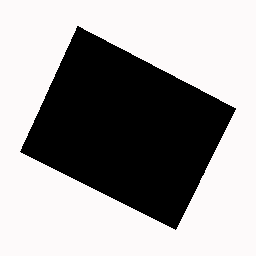
#> input picture dataset/s0_parcel/ParcelInputLayer/boston_0002.png, 256 x 256 px; its folder holds only this picture in this run
$ python s0_combine_images.py
#> lines starting #> are read from the running program, lines starting #| are printed output that depends on the picture
### pipeline.py
"""
Copy from https://github.com/ctogle/archigan/blob/master/archigan/pipeline.py
"""

import os
import cv2
import numpy as np
from tqdm import tqdm

class ArchiPipeline:
    """
    Args:
        layers (list):
        stages (list):
    """

    def __init__(self, layers, stages):
        self.layers = layers
        self.stages = stages

    @staticmethod
    def combineAB(path_A, path_B, path_AB):
        """Combine images at `path_A` and `path_B` into new image at `path_AB`
            from: https://github.com/junyanz/pytorch-CycleGAN-and-pix2pix/blob/master/datasets/combine_A_and_B.py#L8
        """
        im_A = cv2.imread(path_A, 1)
        im_B = cv2.imread(path_B, 1)
        im_AB = np.concatenate([im_A, im_B], 1)
        cv2.imwrite(path_AB, im_AB)

    @staticmethod
    def splits(N, val=0.05, test=0.05, train=0.9):
        """Create list of list of indices for splitting data"""
        index = np.random.permutation(N)
        piles = [[], [], []]
        thresholds = [int(x * N) for x in (val, test, train)]
        pile = 0
        for j in index:
            piles[pile].append(j)
            if len(piles[pile]) > thresholds[pile]:
                pile += 1
        return piles

    def setup_training(self, directory):
        """Prepare combined images and splits for training"""
        for u, v in self.stages:
            x, y = self.layers[u], self.layers[v]
            z = '__'.join((os.path.basename(x), os.path.basename(y)))
            z = os.path.join(directory, z)
            os.makedirs(z, exist_ok=True)
            fs = os.listdir(x)
            splits = self.splits(len(fs))
            splitnames = ('val', 'test', 'train')
            with tqdm(total=len(fs)) as pbar:
                for split, splitname in zip(splits, splitnames):
                    split = [fs[j] for j in split]
                    os.makedirs(os.path.join(z, splitname), exist_ok=True)
                    pbar.set_description(f'{len(split)} samples in {splitname}')
                    for f in split:
                        g = os.path.join(x, f)
                        h = os.path.join(y, f)
                        l = os.path.join(z, splitname, f)
                        self.combineAB(g, h, l)
#> in combineAB, im_A is the input picture: shape (256, 256, 3); mean B, G, R 157.7, 157.7, 159.6
#> in combineAB, `im_AB = np.concatenate([im_A, im_B], 1)`:
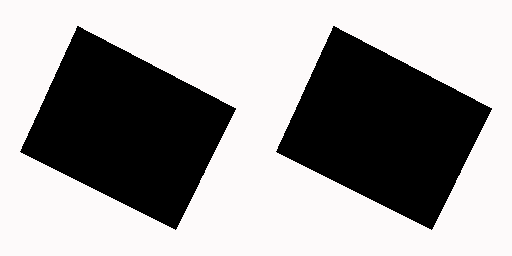
#> im_AB: shape (256, 512, 3); mean B, G, R 157.7, 157.7, 159.6
                        pbar.update(1)

### s0_combine_images.py
import os
from pipeline import ArchiPipeline

stages = (
    'ParcelInputLayer',
    'ParcelOutputLayer',
    'FootprintInputLayer',
    'RepartitionInputLayer',
    'RepartitionOutputLayer',
)
layers = [os.path.join('./dataset/s0_parcel', layer) for layer in stages]
stages = [(j - 1, j) for j in range(1, len(layers))]
stages.pop(1)
directory = './dataset/s2_floorplan'

#print(layers, stages, directory)
pipeline = ArchiPipeline(layers, stages)
#> (the run stopped early here; a loop or call above may not have finished)
